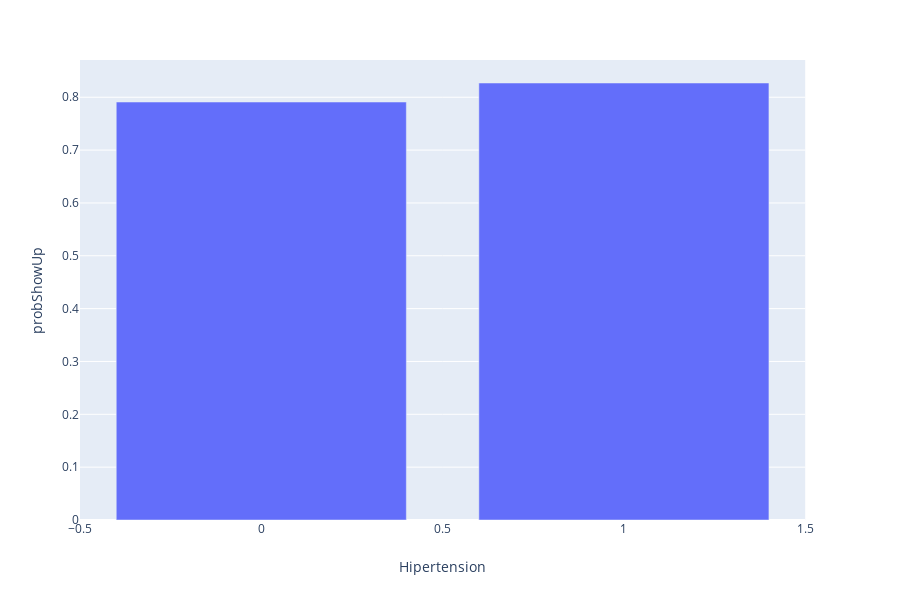

Write notebook code for a chart like this one.
### Code cell
probStatus_bar('Hipertension')

### Figure 1 — Plotly figure (JSON) as saved in the notebook; plotly's stock layout.template omitted (floating-point values rounded to 4 significant figures)
{"data": [{"alignmentgroup": "True", "hoverlabel": {"namelength": 0}, "hovertemplate": "Hipertension=%{x}<br>probShowUp=%{y}", "legendgroup": "", "marker": {"color": "#636efa"}, "name": "", "offsetgroup": "", "orientation": "v", "showlegend": false, "textposition": "auto", "type": "bar", "x": [0, 1], "xaxis": "x", "y": [0.791, 0.827], "yaxis": "y"}], "layout": {"barmode": "relative", "height": 600, "legend": {"tracegroupgap": 0}, "margin": {"t": 60}, "xaxis": {"anchor": "y", "domain": [0, 0.98], "title": {"text": "Hipertension"}}, "yaxis": {"anchor": "x", "domain": [0, 1], "title": {"text": "probShowUp"}}}}
